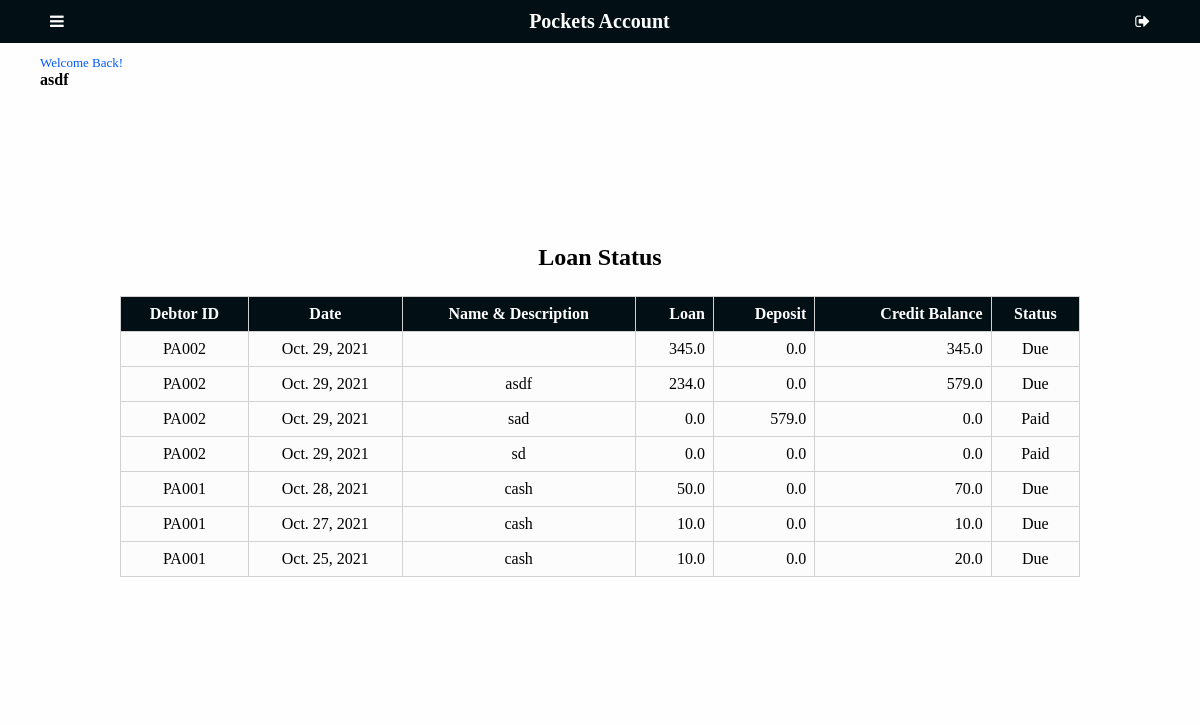
The app's page /loan/ (signed in), older data.
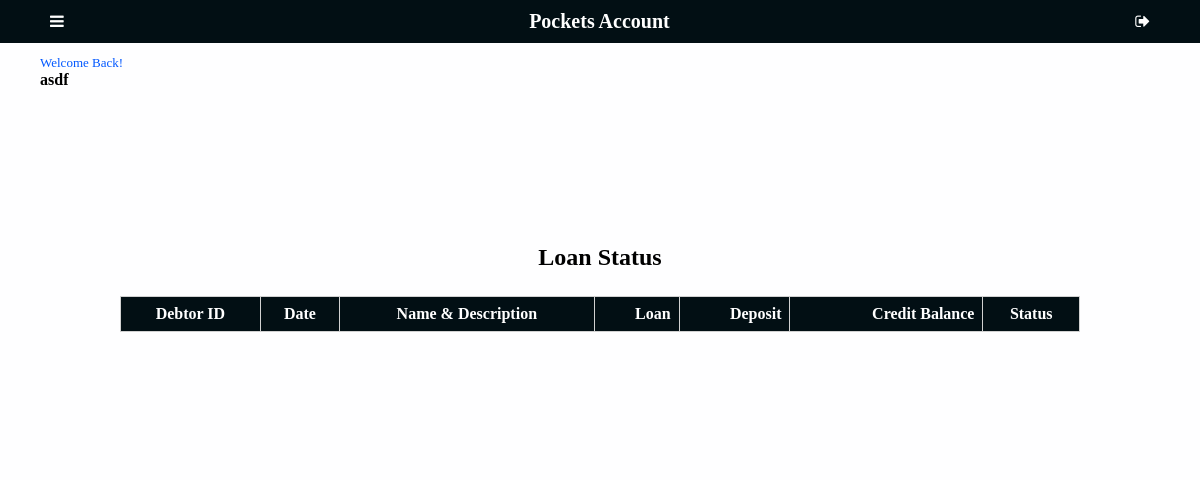
The same page, newer data.
### app/models.py (models this page shows)
class Account(models.Model):
    debtor = models.ForeignKey(Debtor, on_delete=models.SET_NULL, blank=True, null=True)
    description = models.TextField(blank=True, null= True)
    loan = models.FloatField(default=0, null=True, blank=True)
    deposit = models.FloatField(default=0, null=True, blank=True)
    balance = models.FloatField(default=0, null=True, blank=True)
    date = models.DateField( default=datetime.date.today, blank=True, null=True)
    status = models.BooleanField(default=None, null=True, blank=False)

class Debtor(models.Model):
    debtorName = models.CharField(max_length=50)
    phone = models.CharField(max_length=15, blank=True, null= True)
    address = models.TextField(blank=True, null= True)
    img = models.ImageField(default='avatar.png', upload_to='pics')
    lender = models.ForeignKey(User, on_delete=models.SET_NULL, blank=True, null=True)
    totalbalance = models.FloatField(default=0, null=True, blank=True)
    def __str__(self):
        return "PA00" +str(self.id)

### app/views.py (the view)
# urls.py: path('loan/', views.loan, name='loan'),
@login_required(login_url='login')
def loan(request):
    profile = Debtor.objects.filter(lender=request.user.id).all()
    accounts = Account.objects.filter(debtor__in=profile).order_by('-date')
    return render(request, "app/loan.html",{
        "accounts":accounts,
    })

### app/templates/app/loan.html (shortened to what this page needs)
{% extends "app/layout.html" %}
{% block body %}
<main>
    <div class="tablecontainer">
        <h2>Loan Status</h2>
        <table>
            <tr>
                <th>Debtor ID</th>
                <th>Date</th>
                <th>Name & Description</th>
                <th class="ralign">Loan</th>
                <th class="ralign">Deposit</th>
                <th class="ralign">Credit Balance</th>
                <th>Status</th>
            </tr>
            {% for account in accounts %}
            <tr>
                <td>{{ account.debtor }}</td>
                <td>{{ account.date }}</td>
                <td>{{ account.description }}</td>
                <td class="ralign">{{ account.loan }}</td>
                <td class="ralign">{{ account.deposit }}</td>
                <td class="ralign">{{ account.balance }}</td>
                {% if account.status %}
                  <td>Paid</td>
                {% else %}
                <td>Due</td>
                {% endif %}
            </tr>
            {% endfor %}
        </table>
    </div>
</main>
{% endblock %}

### app/templates/app/layout.html (shortened to what this page needs)
{% load static %}
<!DOCTYPE html>
<html lang="en">
<head>
    <link rel="stylesheet" type="text/css" href="{% static 'app/css/main.css' %}">
    <link rel="stylesheet" type="text/css" href="{% static 'app/css/font-awesome.css' %}">
</head>
<body>
    <nav>
        {% if user.is_authenticated %}
        <a onclick="openNav()"></a>
        {% endif %}
        <span class="had"> <a href="{% url 'index' %}">Pockets Account</a></span>
    {% if user.is_authenticated %}
       <a href="{% url 'logout' %}"></a>
    {% endif %}
    </nav>
    {% if user.is_authenticated %}
    <div class="n">
        <span class="cardtitle welcome">Welcome Back!</span></br>
        <h4>{{ user }}</h4>
    </div>
    {% endif %}
    {% block body %}{% endblock %}
</body>
</html>

### app/static/app/css/main.css (style rules this page uses)
* { margin: 0; padding: 0; box-sizing: border-box; font-family: Serif; }
html { background-color: #d3d3d3; height: 100%; }
body { max-width: 1400px; margin: auto; background-color: #fefeff; height: 100%; }
nav { background-color: #020f14; color: #f1f1f1; display: flex; position: sticky; top: 0; align-items: center; justify-content: space-between; padding: 10px 50px; z-index: 1; }
.n { justify-content: left; padding: 10px 40px; }
.n h4 { margin-right: 15px; }
.n .welcome { color: #0057ff; }
.had { font-weight: bolder; font-size: 20px; }
main { display: flex; justify-content: center; flex-wrap: wrap; background-color: #fefeff; }
a { text-decoration: none; color: white; cursor: pointer; }
.cardtitle { font-size: 13px; }
.tablecontainer { text-align: center; margin: 10%; width: 80%; }
.tablecontainer h2 { margin: 25px; }
.tablecontainer table { border-collapse: collapse; width: 100%; background-color: #dfdfdf; }
th, td { text-align: center; padding: 8px; border: 1px solid #d1d1d1; background-color: #fcfcfc; }
th { background-color: #020f14; color: white; }
.ralign { text-align: right; }

Row changes from the older to the newer data that the page shows:
removed Account: debtor "PA002", date "Oct. 29, 2021", loan "345.0", deposit "0.0", balance "345.0", status "Due"
removed Account: debtor "PA002", date "Oct. 29, 2021", description "asdf", loan "234.0", deposit "0.0", balance "579.0", status "Due"
removed Account: debtor "PA002", date "Oct. 29, 2021", description "sad", loan "0.0", deposit "579.0", balance "0.0", status "Paid"
removed Account: debtor "PA002", date "Oct. 29, 2021", description "sd", loan "0.0", deposit "0.0", balance "0.0", status "Paid"
removed Account: debtor "PA001", date "Oct. 28, 2021", description "cash", loan "50.0", deposit "0.0", balance "70.0", status "Due"
removed Account: debtor "PA001", date "Oct. 27, 2021", description "cash", loan "10.0", deposit "0.0", balance "10.0", status "Due"
removed Account: debtor "PA001", date "Oct. 25, 2021", description "cash", loan "10.0", deposit "0.0", balance "20.0", status "Due"
